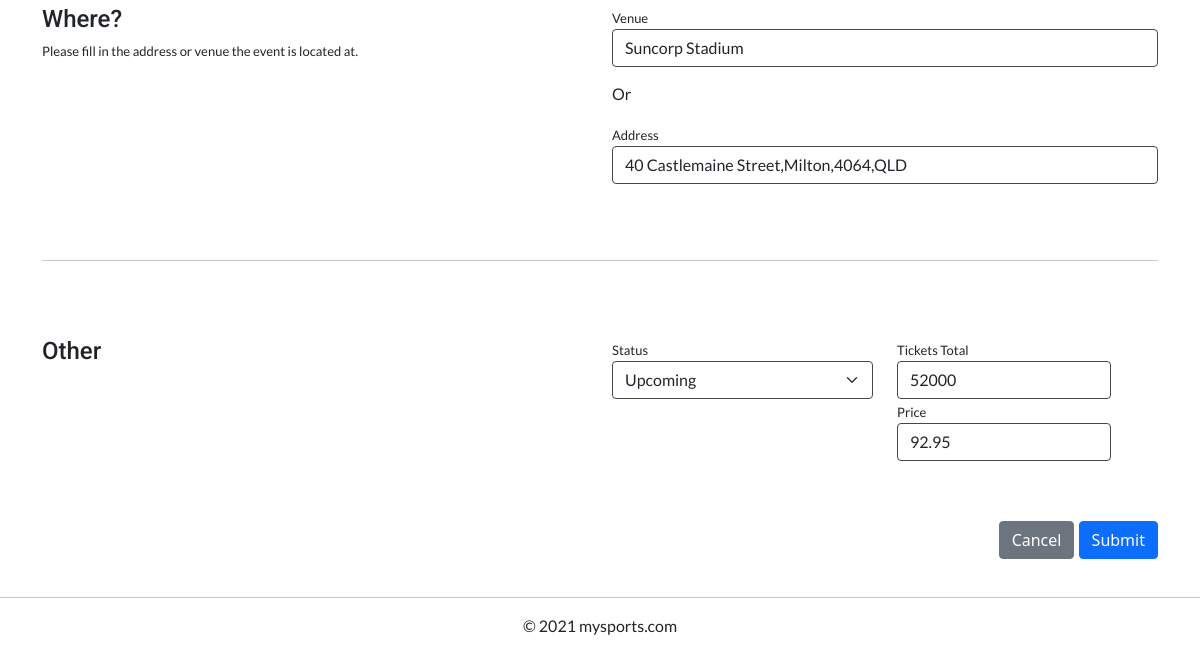
Before: /edit-event/2 (signed in, lower part) with the older database file.
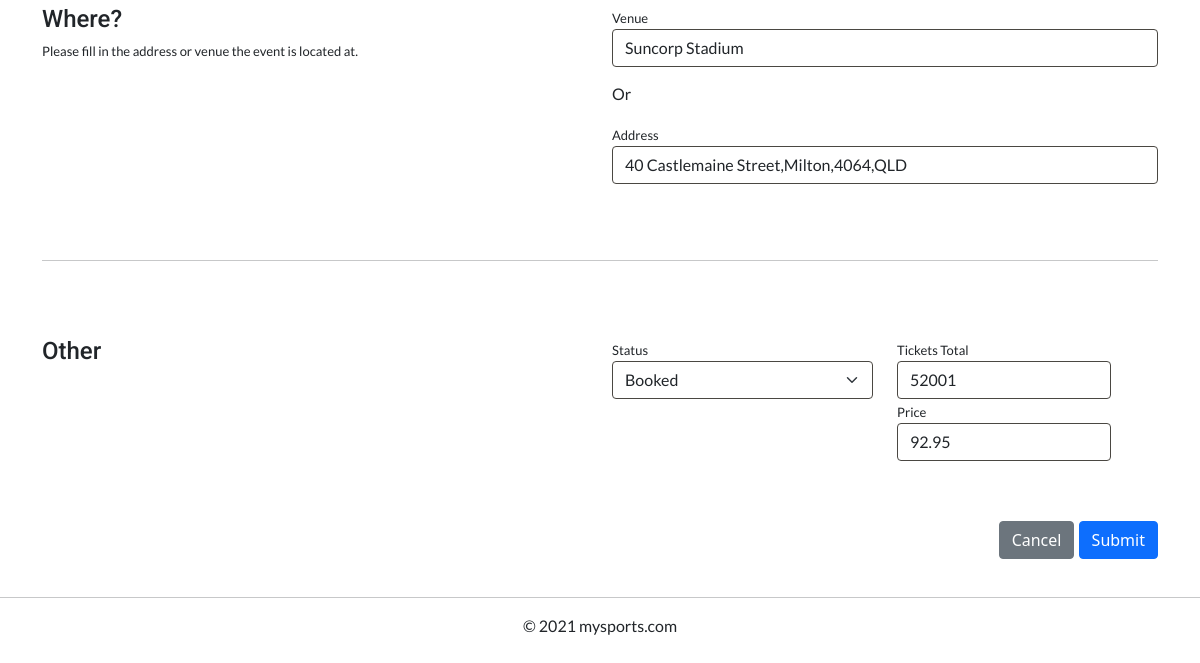
After: the same page with the newer database file.
### website/models.py (models this page shows, shortened)
class Event(db.Model):
    __tablename__ = 'events'
    event_id = db.Column(db.Integer, primary_key=True, autoincrement=True)
    title = db.Column(db.String(80))
    description = db.Column(db.String(2000))
    sport = db.Column(db.String(20))
    image = db.Column(db.String(100))
    venue = db.Column(db.String(50))
    address = db.Column(db.String(150))
    start_time = db.Column(db.DateTime())
    end_time = db.Column(db.DateTime())
    status = db.Column(db.String(15))
    tickets_total = db.Column(db.Integer())
    price = db.Column(db.Float())
    user_id = db.Column(db.Integer(), db.ForeignKey('users.user_id'))
    orders = db.relationship('Order')
    comments = db.relationship('Comment')
    @property
    def is_owner(self) -> bool:
        return (self.user == current_user)
    @property
    def user(self) -> User:
        return User.query.filter_by(user_id=self.user_id).first()

### website/views.py (the view, shortened to what this page needs)
@bp.route('/edit-event/<event_id>', methods=['GET', 'POST'])
@login_required
def edit_event(event_id):
    event:Event = Event.query.filter_by(event_id=event_id).first()
    if event is None:
        abort(404)
    set_current_event(event)
    if event is not None and event.is_owner:
        form = EventForm(obj=event)
        form.is_editing = True
        form.image.data = None
        form.start_time.data = event.start_time.time()
        form.start_date.data = event.start_time.date()
        form.end_time.data = event.end_time.time()
        form.end_date.data = event.end_time.date()
        form.address.data = event.address
        return render_template('create_event.html', form=form)

### website/forms.py (shortened to what this page needs)
class EventForm(FlaskForm):
    title = StringField(validators=[InputRequired(), Length(max=25)])
    image = FileField(validators=[])
    description = TextAreaField(validators=[InputRequired(), Length(min=300)])
    sport = SelectField(choices=sports, validators=[InputRequired()])
    start_time = TimeField(validators=[InputRequired()])
    start_date = DateField(validators=[InputRequired()])
    end_time = TimeField(validators=[InputRequired()])
    end_date = DateField(validators=[InputRequired()])
    venue = StringField(validators=[Length(max=50)])
    address = StringField(validators=[Length(max=100)])
    status = SelectField(choices=statuses, validators=[InputRequired()])
    tickets_total = IntegerField(validators=[InputRequired(), NumberRange(min=1)])
    price = FloatField(validators=[InputRequired(), NumberRange(min=0)])
    is_editing = False
    submit = SubmitField('Submit')

### website/misc.py (called while the page is built)
def set_current_event(event:Event):
    session['current_event'] = event.event_id

### website/models.py (called while the page is built)
    def get_id(self):
        return (self.user_id)

### website/templates/create_event.html (shortened to what this page needs)
{% extends "base.html" %}
{% import "bootstrap/wtf.html" as wtf %}
{% block content %}
<div class="main-container">
    <div class="container">
        <form action="" method="post" class="form" enctype="multipart/form-data">
            <div class="div-3"></div>
            <div class="row">
                <div class="col-12 col-sm-4">
                    <h4 class="mytitle">Where?</h4>
                    <div class="d-none d-sm-block">
                        <p class="mylead">
                            Please fill in the address or venue the event is located at.
                        </p>
                    </div>
                </div>
                <div class="col-12 col-sm-2"></div>
                <div class="col-12 col-sm-6">
                    <div class="form-group">
                        {{ wtf.form_field(form.venue, class='form-control')}}
                    </div>
                    <p style="padding-top: 15px;">Or</p>
                    <div class="form-group">
                        {{ wtf.form_field(form.address, class='form-control')}}
                    </div>
                </div>
            </div>
            <div class="div-3"></div>
            <hr>
            <div class="div-3"></div>
            <div class="row">
                <div class="col-12 col-sm-4">
                    <h4 class="mytitle">Other</h4>
                </div>
                <div class="col-12 col-sm-2"></div>
                <div class="col-12 col-sm-6">
                    <div class="row">
                        <div class="col-6">
                            <div class="form-group">
                                {{ wtf.form_field(form.status, class='form-select')}}
                            </div>
                        </div>
                        <div class="col-5">
                            <div class="form-group">
                                {{ wtf.form_field(form.tickets_total, class='form-control')}}
                            </div>
                            <div class="form-group">
                                {{ wtf.form_field(form.price, class='form-control')}}
                            </div>
                        </div>
                    </div>
                </div>
            </div>
            <div class="div-3"></div>
            <div class="float-right">
                <a href="{{ url_for('main.create_event') }}" class="btn btn-secondary">Cancel</a>
                {{ wtf.form_field(form.submit, class='btn btn-primary')}}
            </div>
        </form>
        <div class="div-3"></div>
    </div>
</div>
{% endblock %}

Changed rows visible on the page:
changed Event "Suncorp Stadium": status "Upcoming" → "Booked"; tickets_total "52000" → "52001"
